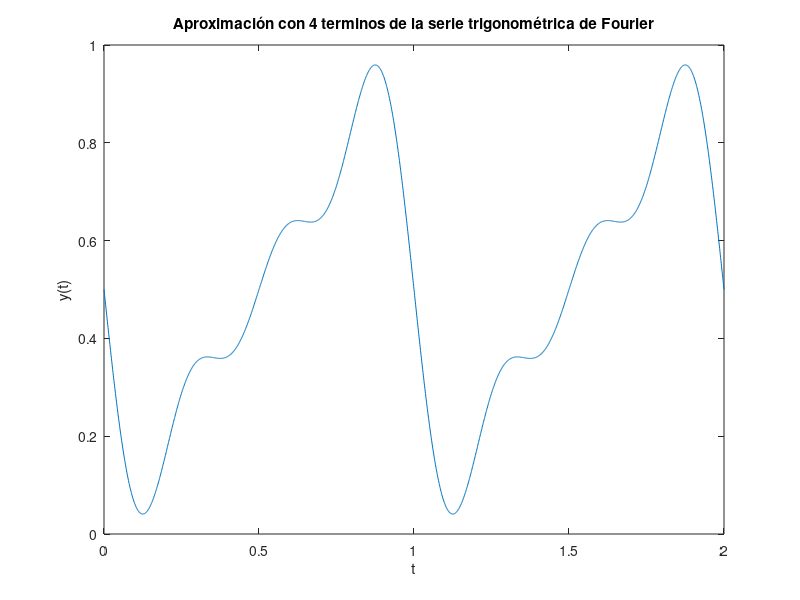

The MATLAB script that drew this image:
%{
** ######################################################################################################
**      Archivo: 04 - FUncionTriangular.m
**      SO: Windows 10
**      Herramienta: Visual Studio Code
**                   MATLAB R2023a
**
**      Notas:
**          En esta parte de la practica se pretende aproximaremos a traves de la serie trigonometrica de
**           fourier.
**              3.- Una función triangular con 3 términos.
** ######################################################################################################
%}

clear all
clf                                     % Elimina las figuras
clc

% MAIN PROGRAM

% Definimos el inicio y termino.
t = 0 : 0.001 : 2;
y = (1/2);
cn = 1 / pi;

% Ec. del primer termino.
y1 = y - cn * sin(2 * pi * t);

% Ec. del segundo termino.
y2 = y1 - cn * (1/2) * sin(4 * pi * t);

% Ec. del tercer termino.
y3 = y2 - cn * (1/3) * sin(6 * pi * t);

plot(t, y3)
title('Aproximación con 4 terminos de la serie trigonométrica de Fourier')
xlabel('t')
ylabel('y(t)')